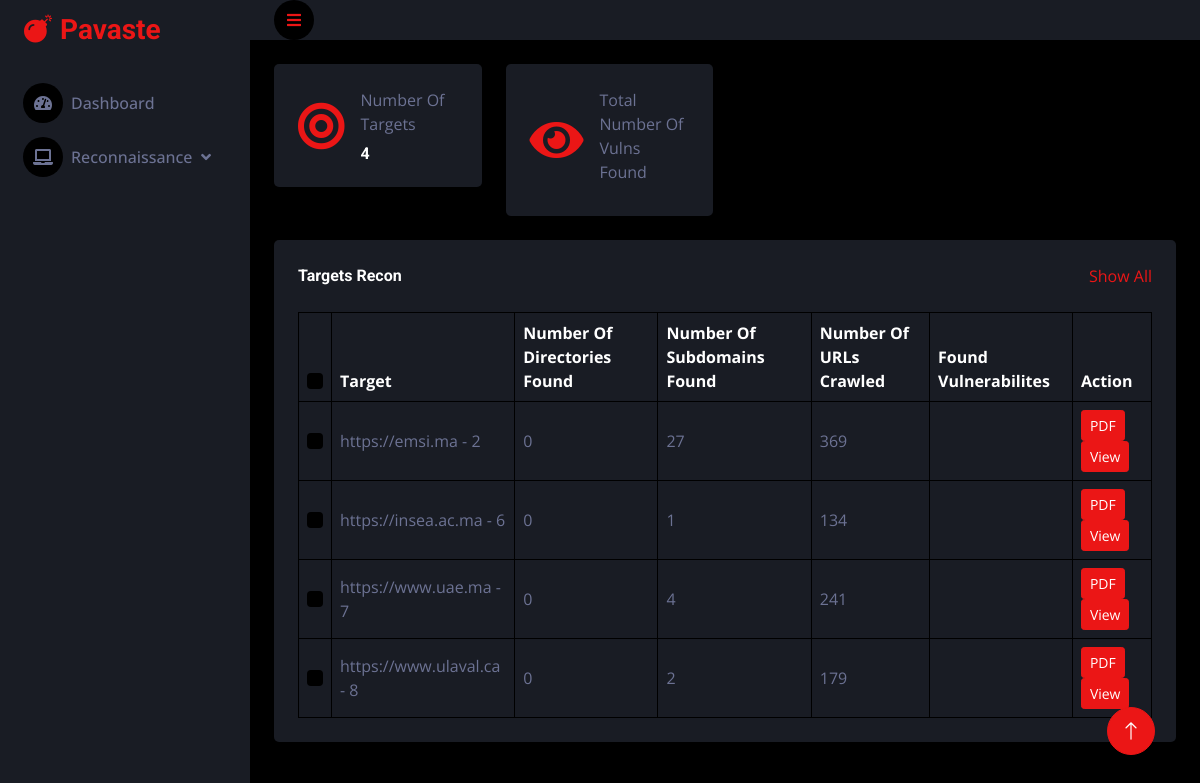
/dashboard/, run on the app's committed database.
### Main/models.py (models this page shows, shortened)
class Target(models.Model):
	url = models.CharField(max_length=50,unique=True,blank=False)

### Main/views.py (the view)
# urls.py: path('dashboard/',views.Dashboard.as_view(),name='dashboard'),
class Dashboard(View):
    def get(self,request,*args,**kwargs):
        targets = Target.objects.all()
        targets_count = targets.count()
        target_data = []
        for target in targets:
            directory_count = DirectoryListingResult.objects.filter(target=target).count()
            subdomain_count = CrtshResult.objects.filter(target=target).count()
            crawler_result = CrawlerResult.objects.filter(target=target).first()
            if crawler_result :
                url_crawled_count = (
                    len(crawler_result.robots_results) +
                    len(crawler_result.sitemap_results) +
                    len(crawler_result.css_results) +
                    len(crawler_result.js_results) +
                    len(crawler_result.internal_links) +
                    len(crawler_result.external_links) +
                    len(crawler_result.image_links) +
                    len(crawler_result.crawled_sitemap_links) +
                    len(crawler_result.crawled_js_links)
                )
            else :
                url_crawled_count = 0
            target_data.append({
                'target': target,
                'directory_count': directory_count,
                'subdomain_count': subdomain_count,
                'url_crawled_count': url_crawled_count,
            })
        context = {
            'target_data' : target_data,
            'targets_count' : targets_count,
        }
        return render(request, "Main/dashboard.html",context)

### Main/templates/Main/dashboard.html (shortened to what this page needs)
{% extends 'All/base.html' %}
{% load static%}
{% block content %}
            <div class="container-fluid pt-4 px-4">
                <div class="row g-4">
                    <div class="col-sm-6 col-xl-3">
                        <div class="bg-secondary rounded d-flex align-items-center justify-content-between p-4">
                            <i class="fa fa-bullseye fa-3x text-primary"></i>
                            <div class="ms-3">
                                <p class="mb-2">Number Of Targets</p>
                                <h6 class="mb-0">{{targets_count}}</h6>
                            </div>
                        </div>
                    </div>
                    <div class="col-sm-6 col-xl-3">
                        <div class="bg-secondary rounded d-flex align-items-center justify-content-between p-4">
                            <i class="fa fa-eye fa-3x text-primary"></i>
                            <div class="ms-3">
                                <p class="mb-2">Total Number Of Vulns Found</p>
                            </div>
                        </div>
                    </div>
                </div>
            </div>
            <div class="container-fluid pt-4 px-4">
                <div class="bg-secondary text-center rounded p-4">
                    <div class="d-flex align-items-center justify-content-between mb-4">
                        <h6 class="mb-0">Targets Recon</h6>
                        <a href="">Show All</a>
                    </div>
                    <div class="table-responsive">
                        <table class="table text-start align-middle table-bordered table-hover mb-0">
                            <thead>
                                <tr class="text-white">
                                    <th scope="col"><input class="form-check-input" type="checkbox"></th>
                                    <th scope="col">Target</th>
                                    <th scope="col">Number Of Directories Found</th>
                                    <th scope="col">Number Of Subdomains Found</th>
                                    <th scope="col">Number Of URLs Crawled</th>
                                    <th scope="col">Found Vulnerabilites</th>
                                    <th scope="col">Action</th>
                                </tr>
                            </thead>
                            <tbody>
                                {% for data in target_data %}
                                <tr>
                                    <td><input class="form-check-input" type="checkbox"></td>
                                    <td>{{ data.target.url }} - {{data.target.id}}</td>
                                    <td>{{ data.directory_count }}</td>
                                    <td>{{ data.subdomain_count }}</td>
                                    <td>{{ data.url_crawled_count }}</td>
                                    <td></td>
                                    <td><a class="btn btn-sm btn-primary" href="{% url 'generate_pdf_report' data.target.id %}">PDF</a><a class="btn btn-sm btn-primary" href="{% url 'target_details' data.target.id %}">View</a></td>
                                </tr>
                                {% endfor %}
                            </tbody>
                        </table>
                    </div>
                </div>
            </div>
    </div>
{% endblock %}

### static/css/style.css (style rules this page uses)
:root { --primary: #EB1616; --secondary: #191C24; --light: #6C7293; --dark: #000000; }
.btn { transition: .5s; }

### data on the page
Target: target "https://emsi.ma", target.id "2", directory_count "0", subdomain_count "27", url_crawled_count "369"
Target: target "https://insea.ac.ma", target.id "6", directory_count "0", subdomain_count "1", url_crawled_count "134"
Target: target "https://www.uae.ma", target.id "7", directory_count "0", subdomain_count "4", url_crawled_count "241"
Target: target "https://www.ulaval.ca", target.id "8", directory_count "0", subdomain_count "2", url_crawled_count "179"

### other printed values
{{ targets_count }} "4"
